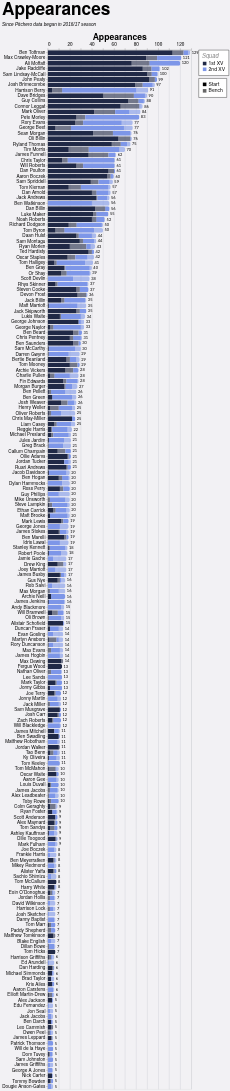

This figure's Vega-Lite source:
### Vega-Lite specification from a JSON file in a GitHub repository (floating-point values rounded to 4 significant figures; data arrays with more than 128 entries replaced by an {"elided": "..."} marker saying what was removed)
{"config": {"axis": {"labelFont": "PT Sans Narrow, Helvetica Neue, Helvetica, Arial, sans-serif", "titleFont": "PT Sans Narrow, Helvetica Neue, Helvetica, Arial, sans-serif", "labelFontSize": 13, "titleFontSize": 24, "gridColor": "#202947", "gridOpacity": 0.2, "zindex": 1}, "text": {"font": "Lato, sans-serif"}, "bar": {"cornerRadiusEnd": 5}, "header": {"labelFont": "PT Sans Narrow, Helvetica Neue, Helvetica, Arial, sans-serif", "titleFont": "PT Sans Narrow, Helvetica Neue, Helvetica, Arial, sans-serif", "labelFontSize": 24, "titleFontSize": 28, "labelFontWeight": "bold", "orient": "left"}, "legend": {"labelFont": "PT Sans Narrow, Helvetica Neue, Helvetica, Arial, sans-serif", "titleFont": "PT Sans Narrow, Helvetica Neue, Helvetica, Arial, sans-serif", "labelFontSize": 14, "titleFontSize": 16, "titlePadding": 5, "fillColor": "white", "strokeColor": "black", "padding": 10, "titleFontWeight": "lighter", "titleFontStyle": "italic", "titleColor": "gray", "offset": 10}, "title": {"font": "PT Sans Narrow, Helvetica Neue, Helvetica, Arial, sans-serif", "fontSize": 48, "fontWeight": "bold", "anchor": "start", "align": "center", "titlePadding": 20, "subtitlePadding": 10, "subtitleFontSize": 13, "subtitleColor": "", "subtitleFontStyle": "italic", "offset": 15, "color": "black"}, "axisX": {"labelAngle": 0}, "facet": {"title": null, "header": null, "align": {"row": "each", "column": "each"}}, "resolve": {"scale": {"y": "independent", "facet": "independent"}}, "background": "#f2f1f4", "scale": {"offsetBandPaddingOuter": 0.2, "offsetBandPaddingInner": 0.1}}, "layer": [{"mark": {"type": "bar"}, "encoding": {"color": {"field": "squad", "legend": {"direction": "vertical", "labelExpr": "datum.value + ' XV'", "offset": 20, "orient": "right", "title": "Squad"}, "scale": {"domain": ["1st", "2nd"], "range": ["#202946", "#7d96e8"]}, "sort": ["1st", "2nd"], "type": "nominal"}, "opacity": {"field": "start", "legend": {"direction": "vertical", "offset": 20, "orient": "right", "title": null}, "scale": {"domain": ["Start", "Bench"], "range": [1.0, 0.6]}, "sort": ["Start", "Bench"], "type": "nominal"}, "order": {"field": "stack_order", "sort": "ascending", "type": "quantitative"}, "tooltip": [{"field": "player", "title": "Player", "type": "nominal"}, {"field": "squad", "title": "Squad", "type": "nominal"}, {"field": "start", "title": "Selection", "type": "nominal"}, {"aggregate": "sum", "field": "games", "title": "Games", "type": "quantitative"}, {"aggregate": "max", "field": "player_total", "title": "Total", "type": "quantitative"}], "x": {"aggregate": "sum", "axis": {"orient": "top", "title": "Appearances"}, "field": "games", "type": "quantitative"}, "y": {"field": "player", "sort": {"field": "player_total", "op": "max", "order": "descending"}, "title": null, "type": "nominal"}}}, {"mark": {"type": "text", "align": "left", "baseline": "middle", "color": "black", "dx": 4, "fontSize": 11}, "encoding": {"text": {"field": "total_games", "format": ".0f", "type": "quantitative"}, "x": {"axis": {"orient": "top", "title": "Appearances"}, "field": "total_games", "type": "quantitative"}, "y": {"field": "player", "sort": {"field": "player_total", "op": "max", "order": "descending"}, "title": null, "type": "nominal"}}, "transform": [{"aggregate": [{"op": "sum", "field": "games", "as": "total_games"}, {"op": "max", "field": "player_total", "as": "player_total"}], "groupby": ["player"]}]}], "data": {"name": "data-5cc8ed3f1efbe18242380bc4d226f5b5"}, "height": {"step": 15}, "params": [{"name": "seasonParam", "value": []}, {"name": "gameTypesParam", "value": []}, {"name": "squadParam", "value": "All"}, {"name": "positionsParam", "value": []}, {"name": "minAppsParam", "value": 5}], "title": {"text": "Appearances", "subtitle": "Since Pitchero data began in 2016/17 season"}, "transform": [{"filter": "length(seasonParam) === 0 || indexof(seasonParam, datum.season) >= 0"}, {"filter": "length(gameTypesParam) === 0 || indexof(gameTypesParam, datum.game_type) >= 0"}, {"filter": "squadParam === \"All\" || datum.squad === squadParam"}, {"filter": "length(positionsParam) === 0 || indexof(positionsParam, datum.position) >= 0"}, {"joinaggregate": [{"op": "sum", "field": "games", "as": "player_total"}], "groupby": ["player"]}, {"filter": "datum.player_total >= minAppsParam"}], "width": 400, "$schema": "https://vega.github.io/schema/vega-lite/v5.20.1.json", "datasets": {"data-5cc8ed3f1efbe18242380bc4d226f5b5": {"elided": "2370 records"}}}
